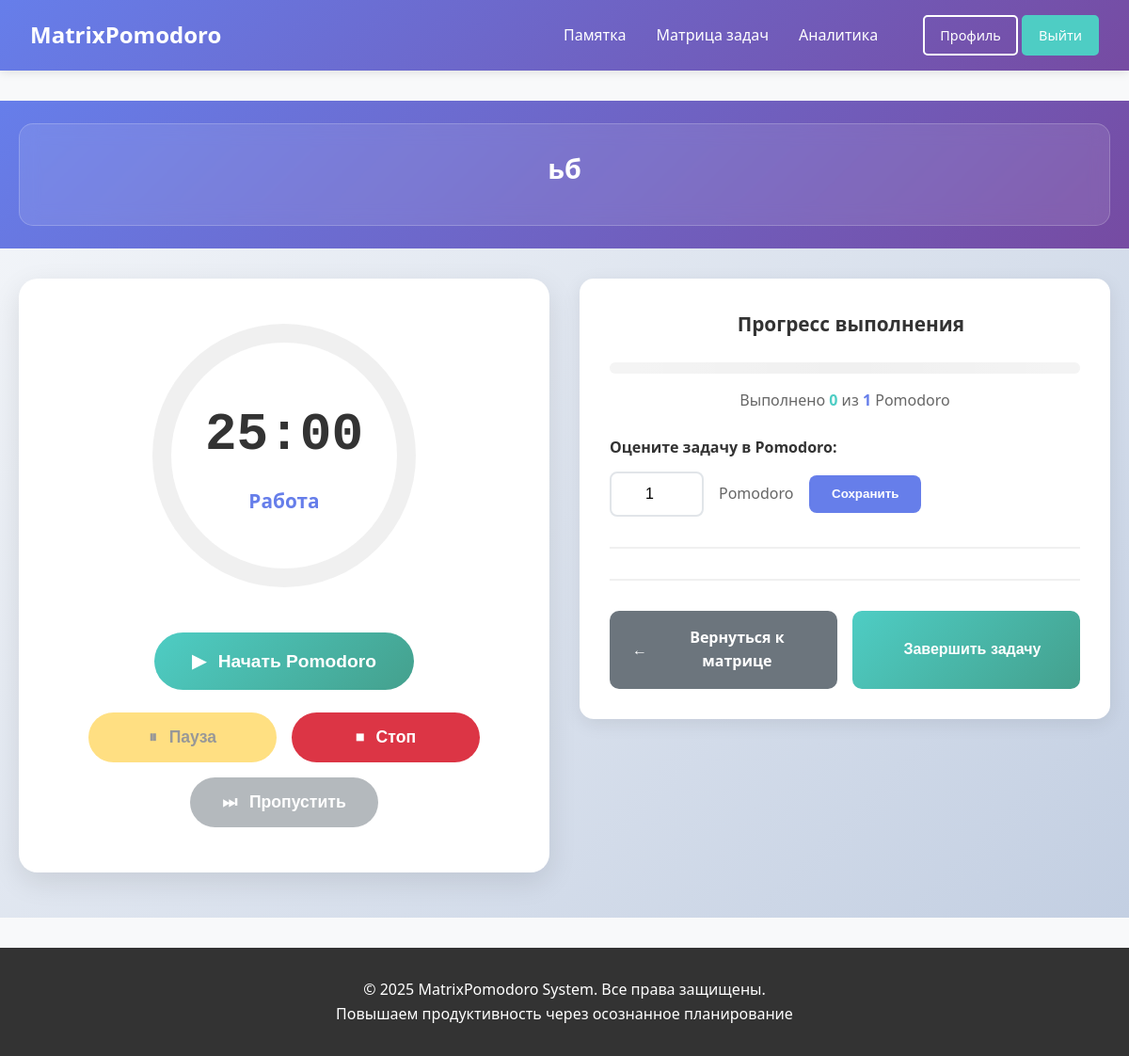
The page /pomodoro/task/26/ (signed in) on the database as committed earlier.
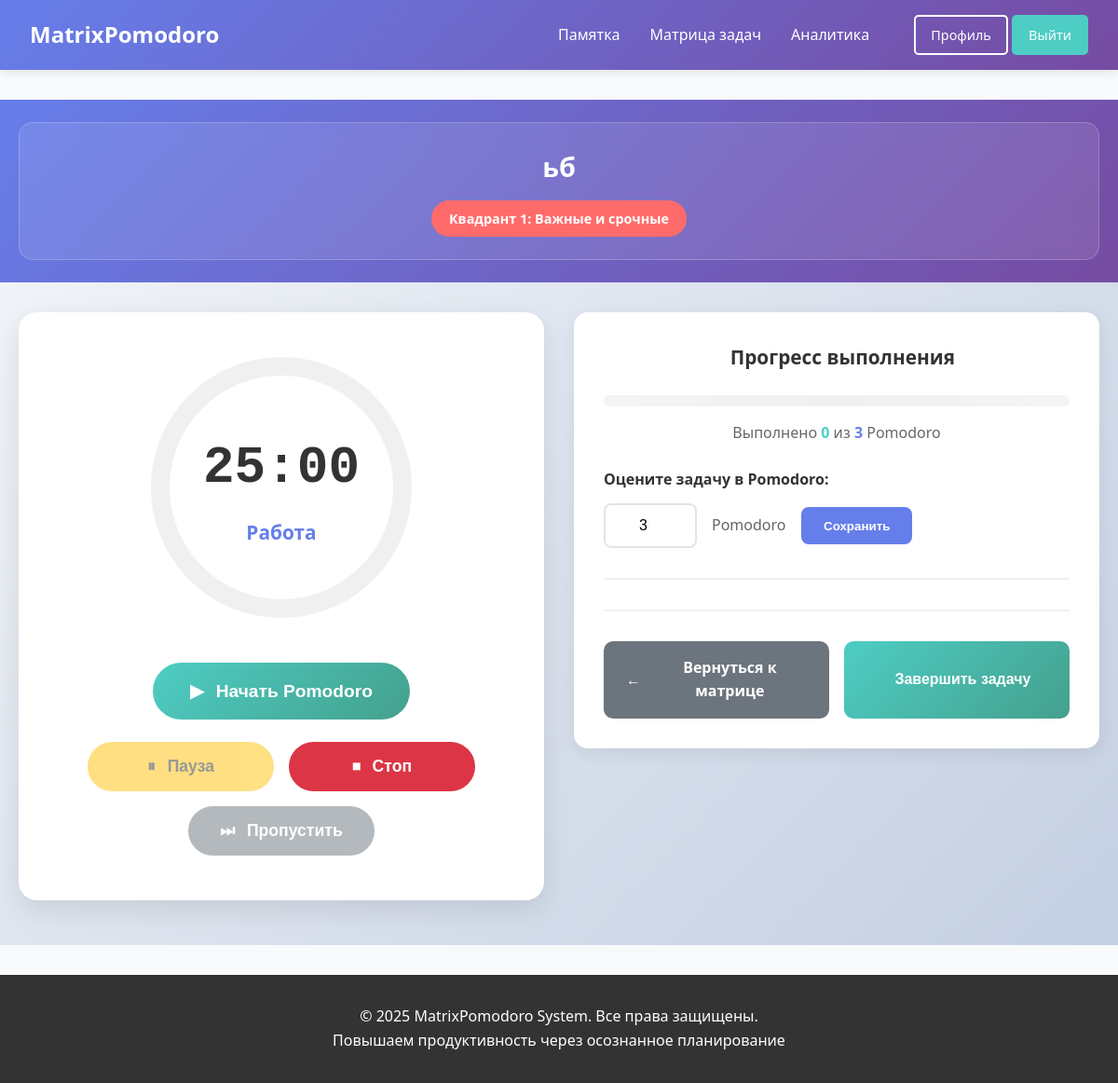
The same page on the database as committed later.
### tasks/models.py (models this page shows, shortened)
class Task(models.Model):
    STATUS_CHOICES = [
        ('active', 'Активная'),
        ('completed', 'Завершена'),
        ('cancelled', 'Отменена'),
    ]
    user = models.ForeignKey(User, on_delete=models.CASCADE, verbose_name="Пользователь")
    quadrant = models.ForeignKey(EisenhowerQuadrant, on_delete=models.PROTECT,
                                 verbose_name="Квадрант", null=True, blank=True)
    title = models.CharField(max_length=200, verbose_name="Заголовок")
    description = models.TextField(blank=True, verbose_name="Описание")
    status = models.CharField(max_length=10, choices=STATUS_CHOICES, default='active', verbose_name="Статус")
    display_order = models.PositiveIntegerField(default=0, verbose_name="Порядок отображения")
    priority = models.PositiveIntegerField(default=1, verbose_name="Приоритет (1-10)")
    due_date = models.DateTimeField(null=True, blank=True, verbose_name="Срок выполнения")
    estimated_pomodoros = models.PositiveIntegerField(default=1, verbose_name="Планируемое количество Pomodoro")
    completed_pomodoros = models.PositiveIntegerField(default=0, verbose_name="Выполнено Pomodoro")
    created_at = models.DateTimeField(auto_now_add=True)
    updated_at = models.DateTimeField(auto_now=True)
    completed_at = models.DateTimeField(null=True, blank=True, verbose_name="Фактическое время выполнения")
    class Meta:
        verbose_name = "Задача"
        verbose_name_plural = "Задачи"
        ordering = ['quadrant__priority_order', 'display_order', 'created_at']

class EisenhowerQuadrant(models.Model):
    name = models.CharField(max_length=100, verbose_name="Название квадранта")
    description = models.TextField(verbose_name="Описание")
    priority_order = models.IntegerField(verbose_name="Порядок отображения (1-4)")
    color_code = models.CharField(max_length=7, default='#FFFFFF', verbose_name="Цвет (HEX)")
    icon = models.CharField(max_length=50, blank=True, verbose_name="Иконка")
    class Meta:
        verbose_name = "Квадрант Эйзенхауэра"
        verbose_name_plural = "Квадранты Эйзенхауэра"
        ordering = ['priority_order']

### pomodoro/views.py (the view)
# urls.py: path('task/<int:task_id>/', views.task_detail, name='task_detail'),
@login_required
def task_detail(request, task_id):
    task = get_object_or_404(Task, id=task_id, user=request.user)
    try:
        settings = UserSettings.objects.get(user=request.user)
    except UserSettings.DoesNotExist:
        settings = UserSettings.objects.create(user=request.user)
    today = timezone.now().date()
    today_sessions = PomodoroSession.objects.filter(
        user=request.user,
        task=task,
        start_time__date=today
    ).count()
    recent_sessions = PomodoroSession.objects.filter(
        user=request.user,
        task=task
    ).order_by('-start_time')[:5]
    if task.estimated_pomodoros > 0:
        progress_percentage = (task.completed_pomodoros / task.estimated_pomodoros) * 100
    else:
        progress_percentage = 0
    context = {
        'task': task,
        'settings': settings,
        'today_sessions': today_sessions,
        'recent_sessions': recent_sessions,
        'progress_percentage': progress_percentage,
    }
    return render(request, 'pomodoro/task_detail.html', context)

### pomodoro/templates/pomodoro/task_detail.html (shortened to what this page needs)
{% extends 'core/base.html' %}
{% load static %}
{% block extra_css %}
<link rel="stylesheet" href="{% static 'pomodoro/css/timer.css' %}">
{% endblock %}
{% block content %}
<div class="pomodoro-page">
    <div class="pomodoro-header">
        <div class="container">
            <div class="task-info-card">
                <div class="task-main-info" style="text-align: center; width: 100%;">
                    <h1 class="task-title">{{ task.title }}</h1>
                    <div class="task-meta-tags" style="justify-content: center;">
                        {% if task.quadrant %}
                        <span class="quadrant-tag" style="background-color: {{ task.quadrant.color_code|default:'#4ECDC4' }}">
                            {{ task.quadrant.name }}
                        </span>
                        {% endif %}
                    </div>
                </div>
            </div>
        </div>
    </div>
    <div class="container">
        <div class="pomodoro-main-layout">
            <div class="timer-column">
                <div class="timer-card">
                    <div class="timer-circle" id="timer-circle">
                        <div class="timer-display">
                            <div class="timer-time" id="timer-display">25:00</div>
                            <div class="timer-phase" id="timer-phase">Готов к работе</div>
                        </div>
                    </div>
                    <div class="timer-controls">
                        <button class="timer-btn btn-start" id="start-timer">
                        </button>
                        <div class="secondary-controls">
                            <button class="timer-btn btn-pause" id="pause-timer" disabled>
                                <span class="btn-icon">⏸</span>
                                <span class="btn-text">Пауза</span>
                            </button>
                            <button class="timer-btn btn-stop" id="stop-timer">
                                <span class="btn-icon">⏹</span>
                                <span class="btn-text">Стоп</span>
                            </button>
                            <button class="timer-btn btn-skip" id="skip-timer" disabled>
                                <span class="btn-icon">⏭</span>
                                <span class="btn-text">Пропустить</span>
                            </button>
                        </div>
                    </div>
                </div>
            </div>
            <div class="task-details-column">
                <div class="detail-card">
                    <h3 class="detail-title" style="text-align: center; justify-content: center; display: flex; align-items: center;">
                        Прогресс выполнения
                    </h3>
                    <div class="detail-content">
                        <div class="progress-container">
                            <div class="progress-bar">
                            </div>
                            <div class="progress-text" id="progress-text">
                            </div>
                        </div>
                        <div class="pomodoro-estimation">
                            <label for="estimated-pomodoros">Оцените задачу в Pomodoro:</label>
                            <div class="estimation-control">
                                <input type="number" id="estimated-pomodoros"
                                       value="{{ task.estimated_pomodoros }}"
                                       min="1" max="20" class="estimation-input">
                                <span class="estimation-label">Pomodoro</span>
                                <button class="btn-save-estimation" id="save-estimation-btn">Сохранить</button>
                            </div>
                        </div>
                        <div class="actions-container">
                            <div class="action-buttons">
                                <a href="{% url 'tasks:matrix' %}" class="action-btn btn-back">
                                    <span class="btn-icon">←</span>
                                    Вернуться к матрице
                                </a>
                                <button class="action-btn btn-complete" id="complete-task-btn">
                                    Завершить задачу
                                </button>
                            </div>
                        </div>
                    </div>
                </div>
            </div>
        </div>
    </div>
</div>
{% endblock %}

### core/templates/core/base.html (shortened to what this page needs)
<!DOCTYPE html>
<html lang="ru">
<head>
    {% load static %}
    <link rel="stylesheet" href="{% static 'core/css/base.css' %}">
    {% block extra_css %}{% endblock %}
</head>
<body>
    <header class="header">
        <nav class="nav">
            <div class="nav-brand">
                <a href="{% if user.is_authenticated %}{% url 'core:methods_guide' %}{% else %}{% url 'core:home' %}{% endif %}" class="logo">
                    MatrixPomodoro
                </a>
            </div>
            <ul class="nav-links">
                {% if user.is_authenticated %}
                    <li><a href="{% url 'core:methods_guide' %}">Памятка</a></li>
                    <li><a href="{% url 'tasks:matrix' %}">Матрица задач</a></li>
                    <li><a href="{% url 'analytics:dashboard' %}">Аналитика</a></li>
                    <li class="nav-auth">
                        <a href="{% url 'users:profile' %}" class="btn btn-outline">Профиль</a>
                        <a href="{% url 'users:logout' %}" class="btn btn-primary">Выйти</a>
                    </li>
                {% endif %}
            </ul>
        </nav>
    </header>
    <main class="main">
        {% block content %}
        {% endblock %}
    </main>
    <footer class="footer">
        <div class="container">
            <p>&copy; 2025 MatrixPomodoro System. Все права защищены.</p>
            <p>Повышаем продуктивность через осознанное планирование</p>
        </div>
    </footer>
</body>
</html>

### core/static/core/css/base.css (style rules this page uses)
* { margin: 0; padding: 0; box-sizing: border-box; }
body { font-family: 'Segoe UI', Tahoma, Geneva, Verdana, sans-serif; line-height: 1.6; color: #333; background-color: #f8f9fa; min-height: 100vh; display: flex; flex-direction: column; }
.container { max-width: 1200px; margin: 0 auto; padding: 0 20px; }
.header { background: linear-gradient(135deg, #667eea 0%, #764ba2 100%); color: white; box-shadow: 0 2px 10px rgba(0,0,0,0.1); position: relative; z-index: 1000; }
.nav { display: flex; justify-content: space-between; align-items: center; padding: 1rem 2rem; max-width: 1200px; margin: 0 auto; }
.logo { font-size: 1.5rem; font-weight: bold; text-decoration: none; color: white; }
.nav-links { display: flex; list-style: none; align-items: center; gap: 2rem; }
.nav-links a { color: white; text-decoration: none; transition: opacity 0.3s; font-weight: 500; }
.btn { display: inline-block; padding: 0.5rem 1rem; border-radius: 5px; text-decoration: none; font-weight: 500; transition: all 0.3s; border: 2px solid transparent; cursor: pointer; font-family: inherit; font-size: 0.9rem; }
.btn-primary { background-color: #4ECDC4; color: white; border: 2px solid #4ECDC4; }
.btn-outline { border-color: white; color: white; background: transparent; }
.main { flex: 1; padding: 2rem 0; width: 100%; }
.footer { background-color: #333; color: white; text-align: center; padding: 2rem 0; margin-top: auto; }

Rows that differ between the two databases and show on the page:
changed Task "ьб": quadrant_id empty → 1 (drawn); quadrant.name (not shown) → "Квадрант 1: Важные и срочные"; estimated_pomodoros "1" → "3"
Other text that changed with them:
text written by a page script: "Выполнено 0 из 1 Pomodoro" → "Выполнено 0 из 3 Pomodoro"
